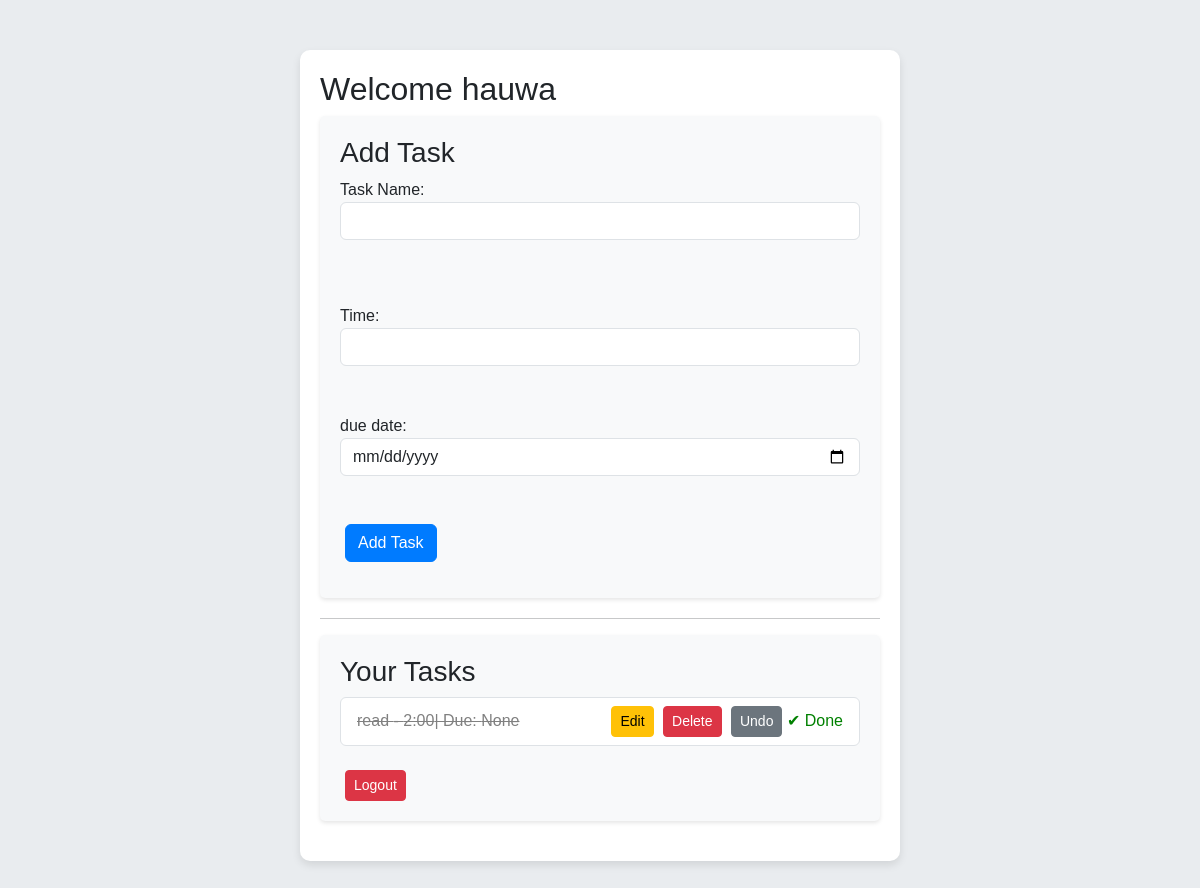
The app's page /home/ (signed in) with its own data.
### tasks/models.py (models this page shows, shortened)
class Task(models.Model):
    user = models.ForeignKey(User, on_delete=models.CASCADE)
    name = models.CharField(max_length=200)
    time = models.CharField(max_length=50)
    completed = models.BooleanField(default=False)
    due_date = models.DateField(null=True, blank=True)

### tasks/views.py (the view)
# urls.py: 2. Add a URL to urlpatterns:  path('', views.home, name='home')
@login_required
def home(request):
    tasks = Task.objects.filter(user=request.user)
    return render(request, 'home.html', {'tasks': tasks, 'today': date.today()})

### tasks/templates/home.html (shortened to what this page needs)
<!DOCTYPE html>
<html>
<head>
    <link href="https://cdn.jsdelivr.net/npm/bootstrap@5.3.0/dist/css/bootstrap.min.css"
     rel="stylesheet">
</head>
<body>
<div class="container">
    <h2>Welcome {{ user.username }}</h2>
    <div class="card1">
        <h3>Add Task</h3>
        <form method="post" action="{% url 'add_task' %}">
        <div class="mb-3">
            Task Name: <input type="text" name="name" class="form-control"><br><br>
        </div>
        <div class="mb-3">
            Time: <input type="text" name="time" class="form-control"><br><br>
            due date: <input type="date" name="due_date" class="form-control"><br><br>
            <button type="submit" class="btn btn-primary">Add Task</button>
        </div>
        </form>
    </div>
    <hr>
    <div class="card1">
       <h3>Your Tasks</h3>
<ul class="list-group">
    {% for task in tasks %}
        <li class="list-group-item d-flex justify-content-between align-items-center
          {% if task.due_date and task.due_date < today %}overdue{% endif %}">
            <span>
                {% if task.completed %}
                    <span style="text-decoration: line-through; color: gray;">
                        {{ task.name }} - {{ task.time }}| Due: {{ task.due_date }}
                    </span>
                {% else %}
                    {{ task.name }} - {{ task.time }}| Due:|{{ task.due_date }}
                {% endif %}
            </span>
            <div>
                <a href="{% url 'edit_task' task.id %}" class="btn btn-warning btn-sm">Edit</a>
                <a href="{% url 'delete_task' task.id %}" class="btn btn-danger btn-sm">Delete</a>
                {% if not task.completed %}
                    <a href="{% url 'toggle_complete' task.id %}" class="btn btn-success btn-sm">Complete</a>
                {% else %}
                    <a href="{% url 'toggle_complete' task.id %}" class="btn btn-secondary btn-sm">Undo</a>
                    <span style="color: green;">✔ Done</span>
                {% endif %}
            </div>
        </li>
    {% empty %}
        <li class="list-group-item text-center">No tasks yet</li>
    {% endfor %}
</ul>
        <br>
        <a href="/logout/" class="btn btn-danger btn-sm">Logout</a>
        </div>
</div>
</body>
</html>

### tasks/templates/home.html (style rules this page uses)
body { background-color: #e9ecef; font-family: Arial, sans-serif; padding: 0; margin: 0; }
.container { max-width: 600px; margin: 50px auto; padding: 20px; background-color: #fff; border-radius: 10px; box-shadow: 0 4px 8px rgba(0, 0, 0, 0.1); }
.card1 { background-color: #f8f9fa; padding: 20px; border-radius: 5px; box-shadow: 0 2px 4px rgba(0, 0, 0, 0.1); margin-bottom: 20px; }
.list-group-item { display: flex; justify-content: space-between; align-items: center; }
.btn { margin-left: 5px; }
.btn-sm { padding: 0.25rem 0.5rem; font-size: 0.875rem; }
.btn-primary { background-color: #007bff; border-color: #007bff; }
.btn-warning { background-color: #ffc107; border-color: #ffc107; }
.btn-danger { background-color: #dc3545; border-color: #dc3545; }
.btn-secondary { background-color: #6c757d; border-color: #6c757d; }

### records on screen
Task: name "read", time "2:00", due_date "None", completed "Undo"

### other values on screen
{{ user.username }} "hauwa"
